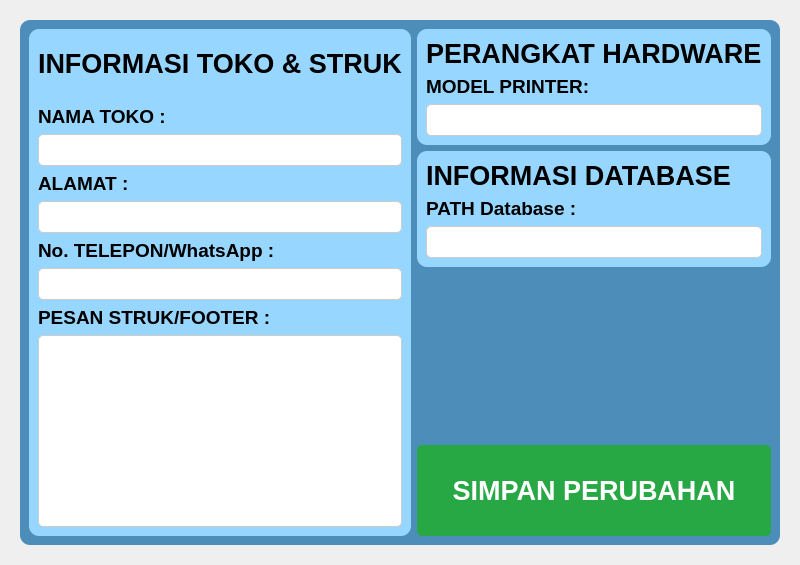
        <widget class="QWidget" name="page_setting">
         <layout class="QHBoxLayout" name="horizontalLayout_17">
          <item>
           <widget class="QWidget" name="widget_setting" native="true">
            <layout class="QHBoxLayout" name="horizontalLayout_21">
             <item>
              <widget class="QFrame" name="main_frae_setting">
               <property name="styleSheet">
                <string notr="true">QFrame {
    background-color: #4D8DBA; /* Warna kartu putih */
    border-radius: 10px; /* Ujung kartu agak melengkung */
}</string>
               </property>
               <property name="frameShape">
                <enum>QFrame::Shape::StyledPanel</enum>
               </property>
               <property name="frameShadow">
                <enum>QFrame::Shadow::Raised</enum>
               </property>
               <layout class="QGridLayout" name="gridLayout_16">
                <item row="0" column="0" rowspan="3">
                 <widget class="QFrame" name="toko_info_frame">
                  <property name="sizePolicy">
                   <sizepolicy hsizetype="Preferred" vsizetype="Expanding">
                    <horstretch>0</horstretch>
                    <verstretch>0</verstretch>
                   </sizepolicy>
                  </property>
                  <property name="styleSheet">
                   <string notr="true">QFrame {
    background-color: #97D7FF; /* Warna kartu putih */
    border-radius: 10px; /* Ujung kartu agak melengkung */
}</string>
                  </property>
                  <property name="frameShape">
                   <enum>QFrame::Shape::StyledPanel</enum>
                  </property>
                  <property name="frameShadow">
                   <enum>QFrame::Shadow::Raised</enum>
                  </property>
                  <layout class="QVBoxLayout" name="verticalLayout_21">
                   <item>
                    <spacer name="horizontalSpacer_19">
                     <property name="orientation">
                      <enum>Qt::Orientation::Vertical</enum>
                     </property>
                     <property name="sizeType">
                      <enum>QSizePolicy::Policy::Fixed</enum>
                     </property>
                     <property name="sizeHint" stdset="0">
                      <size>
                       <width>20</width>
                       <height>10</height>
                      </size>
                     </property>
                    </spacer>
                   </item>
                   <item>
                    <widget class="QLabel" name="label_46">
                     <property name="font">
                      <font>
                       <pointsize>20</pointsize>
                       <bold>true</bold>
                      </font>
                     </property>
                     <property name="text">
                      <string>INFORMASI TOKO &amp; STRUK</string>
                     </property>
                    </widget>
                   </item>
                   <item>
                    <spacer name="verticalSpacer_13">
                     <property name="orientation">
                      <enum>Qt::Orientation::Vertical</enum>
                     </property>
                     <property name="sizeType">
                      <enum>QSizePolicy::Policy::Fixed</enum>
                     </property>
                     <property name="sizeHint" stdset="0">
                      <size>
                       <width>20</width>
                       <height>20</height>
                      </size>
                     </property>
                    </spacer>
                   </item>
                   <item>
                    <widget class="QLabel" name="nama_toko_label">
                     <property name="font">
                      <font>
                       <pointsize>14</pointsize>
                       <bold>true</bold>
                      </font>
                     </property>
                     <property name="text">
                      <string>NAMA TOKO :</string>
                     </property>
                    </widget>
                   </item>
                   <item>
                    <widget class="QLineEdit" name="nama_toko_input">
                     <property name="font">
                      <font>
                       <pointsize>11</pointsize>
                       <bold>true</bold>
                      </font>
                     </property>
                     <property name="styleSheet">
                      <string notr="true">QLineEdit {
    background-color: white;
    color: black;
    border: 1px solid #cccccc;
    border-radius: 5px;
    padding: 5px;
}</string>
                     </property>
                     <property name="readOnly">
                      <bool>true</bool>
                     </property>
                    </widget>
                   </item>
                   <item>
                    <widget class="QLabel" name="alamat_toko_label">
                     <property name="font">
                      <font>
                       <pointsize>14</pointsize>
                       <bold>true</bold>
                      </font>
                     </property>
                     <property name="text">
                      <string>ALAMAT :</string>
                     </property>
                    </widget>
                   </item>
                   <item>
                    <widget class="QLineEdit" name="alamat_toko_input">
                     <property name="font">
                      <font>
                       <pointsize>11</pointsize>
                       <bold>true</bold>
                      </font>
                     </property>
                     <property name="styleSheet">
                      <string notr="true">QLineEdit {
    background-color: white;
    color: black;
    border: 1px solid #cccccc;
    border-radius: 5px;
    padding: 5px;
}</string>
                     </property>
                     <property name="readOnly">
                      <bool>true</bool>
                     </property>
                    </widget>
                   </item>
                   <item>
                    <widget class="QLabel" name="telepon_toko_label">
                     <property name="font">
                      <font>
                       <pointsize>14</pointsize>
                       <bold>true</bold>
                      </font>
                     </property>
                     <property name="text">
                      <string>No. TELEPON/WhatsApp :</string>
                     </property>
                    </widget>
                   </item>
                   <item>
                    <widget class="QLineEdit" name="telepon_toko_input">
                     <property name="font">
                      <font>
                       <pointsize>11</pointsize>
                       <bold>true</bold>
                      </font>
                     </property>
                     <property name="styleSheet">
                      <string notr="true">QLineEdit {
    background-color: white;
    color: black;
    border: 1px solid #cccccc;
    border-radius: 5px;
    padding: 5px;
}</string>
                     </property>
                     <property name="readOnly">
                      <bool>true</bool>
                     </property>
                    </widget>
                   </item>
                   <item>
                    <widget class="QLabel" name="footer_struk_label">
                     <property name="font">
                      <font>
                       <pointsize>14</pointsize>
                       <bold>true</bold>
                      </font>
                     </property>
                     <property name="text">
                      <string>PESAN STRUK/FOOTER :</string>
                     </property>
                    </widget>
                   </item>
                   <item>
                    <widget class="QPlainTextEdit" name="footer_struk_input">
                     <property name="styleSheet">
                      <string notr="true">QPlainTextEdit {
    background-color: white;
    color: black;
    border: 1px solid #cccccc;
    border-radius: 5px;
    padding: 5px;
}</string>
                     </property>
                    </widget>
                   </item>
                  </layout>
                 </widget>
                </item>
                <item row="0" column="1">
                 <layout class="QVBoxLayout" name="right_setting_layout">
                  <item>
                   <widget class="QFrame" name="hardware_info_frame">
                    <property name="sizePolicy">
                     <sizepolicy hsizetype="Expanding" vsizetype="Preferred">
                      <horstretch>0</horstretch>
                      <verstretch>0</verstretch>
                     </sizepolicy>
                    </property>
                    <property name="styleSheet">
                     <string notr="true">QFrame {
    background-color: #97D7FF; /* Warna kartu putih */
    border-radius: 10px; /* Ujung kartu agak melengkung */
}</string>
                    </property>
                    <property name="frameShape">
                     <enum>QFrame::Shape::StyledPanel</enum>
                    </property>
                    <property name="frameShadow">
                     <enum>QFrame::Shadow::Raised</enum>
                    </property>
                    <layout class="QVBoxLayout" name="verticalLayout_22">
                     <item>
                      <widget class="QLabel" name="hardware_info_label">
                       <property name="font">
                        <font>
                         <pointsize>20</pointsize>
                         <bold>true</bold>
                        </font>
                       </property>
                       <property name="text">
                        <string>PERANGKAT HARDWARE</string>
                       </property>
                      </widget>
                     </item>
                     <item>
                      <widget class="QLabel" name="printer_model_label">
                       <property name="font">
                        <font>
                         <pointsize>14</pointsize>
                         <bold>true</bold>
                        </font>
                       </property>
                       <property name="text">
                        <string>MODEL PRINTER:</string>
                       </property>
                      </widget>
                     </item>
                     <item>
                      <widget class="QLineEdit" name="printer_model_input">
                       <property name="font">
                        <font>
                         <pointsize>11</pointsize>
                         <bold>true</bold>
                        </font>
                       </property>
                       <property name="styleSheet">
                        <string notr="true">QLineEdit {
    background-color: white;
    color: black;
    border: 1px solid #cccccc;
    border-radius: 5px;
    padding: 5px;
}</string>
                       </property>
                       <property name="readOnly">
                        <bool>true</bool>
                       </property>
                      </widget>
                     </item>
                    </layout>
                   </widget>
                  </item>
                  <item>
                   <widget class="QFrame" name="database_info_frame">
                    <property name="sizePolicy">
                     <sizepolicy hsizetype="Expanding" vsizetype="Preferred">
                      <horstretch>0</horstretch>
                      <verstretch>0</verstretch>
                     </sizepolicy>
                    </property>
                    <property name="styleSheet">
                     <string notr="true">QFrame {
    background-color: #97D7FF; /* Warna kartu putih */
    border-radius: 10px; /* Ujung kartu agak melengkung */
}</string>
                    </property>
                    <property name="frameShape">
                     <enum>QFrame::Shape::StyledPanel</enum>
                    </property>
                    <property name="frameShadow">
                     <enum>QFrame::Shadow::Raised</enum>
                    </property>
                    <layout class="QVBoxLayout" name="verticalLayout_23">
                     <item>
                      <widget class="QLabel" name="database_info_label">
                       <property name="font">
                        <font>
                         <pointsize>20</pointsize>
                         <bold>true</bold>
                        </font>
                       </property>
                       <property name="text">
                        <string>INFORMASI DATABASE</string>
                       </property>
                      </widget>
                     </item>
                     <item>
                      <widget class="QLabel" name="database_path_label">
                       <property name="font">
                        <font>
                         <pointsize>14</pointsize>
                         <bold>true</bold>
                        </font>
                       </property>
                       <property name="text">
                        <string>PATH Database :</string>
                       </property>
                      </widget>
                     </item>
                     <item>
                      <widget class="QLineEdit" name="database_path_input">
                       <property name="font">
                        <font>
                         <pointsize>11</pointsize>
                         <bold>true</bold>
                        </font>
                       </property>
                       <property name="styleSheet">
                        <string notr="true">QLineEdit {
    background-color: white;
    color: black;
    border: 1px solid #cccccc;
    border-radius: 5px;
    padding: 5px;
}</string>
                       </property>
                       <property name="readOnly">
                        <bool>true</bool>
                       </property>
                      </widget>
                     </item>
                    </layout>
                   </widget>
                  </item>
                 </layout>
                </item>
                <item row="2" column="1">
                 <widget class="QPushButton" name="save_setting_button">
                  <property name="font">
                   <font>
                    <pointsize>20</pointsize>
                    <bold>true</bold>
                   </font>
                  </property>
                  <property name="styleSheet">
                   <string notr="true">QPushButton {
    background-color: #28a745;
    color: white;
    border-radius: 5px;
    font-weight: bold;
padding: 30px;
}
QPushButton:hover {
    background-color: #218838;
}</string>
                  </property>
                  <property name="text">
                   <string>SIMPAN PERUBAHAN</string>
                  </property>
                 </widget>
                </item>
               </layout>
              </widget>
             </item>
            </layout>
           </widget>
          </item>
         </layout>
        </widget>
